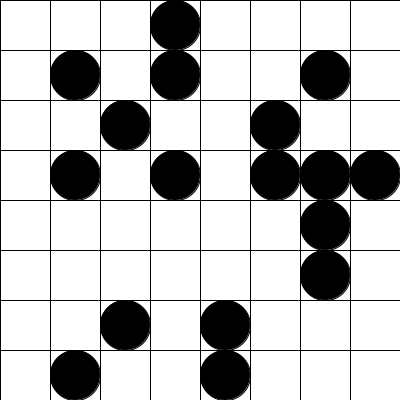
Frame 1 (no input)
Frame 60 (the mouse pressed at the canvas centre just before this capture): identical to frame 1, image omitted
Frame 120 (the mouse held since frame 60 and released just before this capture): identical to frame 1, image omitted

The Processing sketch that drew this single still picture (run headless with seeded random() and noise(); from frame 60 on, the mouse is pressed at the canvas centre):

// Processing sketch: tablero_casilla_ficha_ficha_seleccionada
// ── tablero_casilla_ficha_ficha_seleccionada.pde
Juego juego;

void setup(){
  size(400, 400);
  juego = new Juego();
}
  
void draw(){
  background(200);
  juego.dibujar();
}

void keyPressed(){
  juego.teclaPresionada();
}

void mousePressed(){
  juego.mousePresionado();
}

// ── Casilla.pde
class Casilla {
  int posX;
  int posY;
  int tam;
  Ficha ficha;
  
  Casilla(int _posX, int _posY, int _tam) {
    posX = _posX;
    posY = _posY;
    tam = _tam;
  }
  
  Casilla(int _posX, int _posY, int _tam, Ficha _ficha) {
    ficha = _ficha;
    posX = _posX;
    posY = _posY;
    tam = _tam;
  }

  void dibujar() {
    fill(255);
    rect(posX * tam, posY * tam, tam, tam);
    if(tengoFicha())
      ficha.dibujar();
  }
  
  void mousePresionado() {
    if(tengoFicha())
      ficha.mousePresionado();
  }
  
  boolean tengoFicha(){
    return ficha != null;
  }

}

// ── Ficha.pde
class Ficha {
  int posX;
  int posY;
  int tam;
  boolean seleccionada;
  
  Ficha(int _posX, int _posY, int _tam) {
    posX = _posX;
    posY = _posY;
    tam = _tam;
    seleccionada = false;
  }

  void dibujar() {
    if(seleccionada){
      fill(255,0,0);
    }else{
      fill(0);
    }
    ellipseMode(CORNER);
    ellipse(posX * tam, posY * tam, tam, tam);
  }
  
  void mousePresionado() {
    if(dist(mouseX, mouseY, posX * tam, posY * tam) < tam){
      seleccionada = !seleccionada;
    }
  }

}

// ── Juego.pde
class Juego {
  Tablero tablero;
  
  Juego() {
    tablero = new Tablero(8);
  }

  void dibujar() {
    tablero.dibujar();
  }
  
  void teclaPresionada() {

  }
  
  void mousePresionado() {
    tablero.mousePresionado();
  }

}

// ── Tablero.pde
class Tablero {
  int cantCasillas;
  Casilla [][] casillas;
  
  Tablero(int _cantCasillas) {
    cantCasillas = _cantCasillas;
    
    casillas = new Casilla [cantCasillas][cantCasillas];
    
    int tam = width/cantCasillas;
    
    for (int i = 0; i < cantCasillas; i++) {
      for (int j = 0; j < cantCasillas; j++) {
        if(random(100)<20){
          casillas[i][j] = new Casilla(i, j, tam, new Ficha(i, j, tam));
        }else{
          casillas[i][j] = new Casilla(i, j, tam);
        }
      }
    }
  }

  void dibujar() {
    for (int i = 0; i < cantCasillas; i++) {
      for (int j = 0; j < cantCasillas; j++) {
        casillas[i][j].dibujar();
      }
    }
  }
  
  void mousePresionado() {
    for (int i = 0; i < cantCasillas; i++) {
      for (int j = 0; j < cantCasillas; j++) {
        casillas[i][j].mousePresionado();
      }
    }
  }
}
